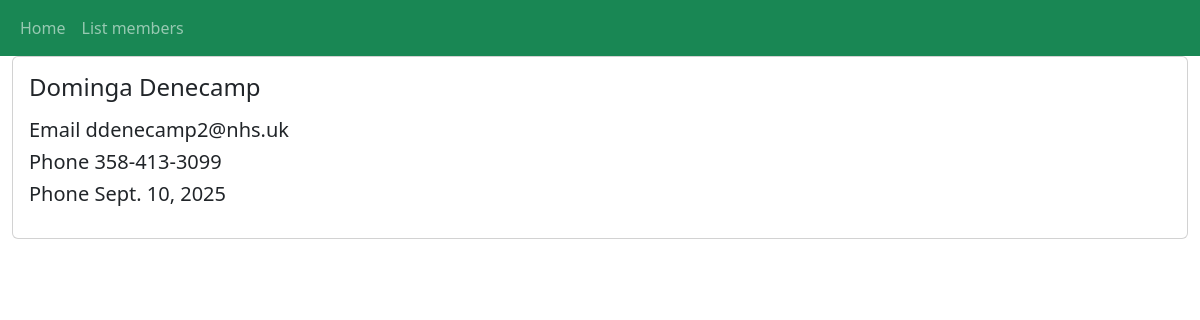
The app's page /members/details/19 with its own data.
### members/models.py (models this page shows, shortened)
class Member(models.Model):
    fname = models.CharField(max_length=255, verbose_name="Firstname")
    lname = models.CharField(max_length=255, verbose_name="Lastname")
    email = models.CharField(null=True)
    phone = models.CharField(max_length=12, null=True)
    join_date = models.DateField(null=True,auto_now_add=True)

### members/views.py (the view)
# urls.py: path('members/details/<int:id>',views.user_details,name='details')
def user_details(request,id):
    member = Member.objects.get(id = id)
    template = loader.get_template("memberDetail.html")
    context = {
        "member":member
    }
    return HttpResponse(template.render(context,request))

### members/templates/memberDetail.html (shortened to what this page needs)
{% extends "master.html" %}
{% block content %}
<div class="row justify-content-start align-items-start g-2">
    <div class="col">
        <div class="card">
            <div class="card-body">
                <h4 class="card-title">{{member.fname}} {{member.lname}}</h4>
                <p class="card-text">
                    <h5>Email {{member.email}}</h5>
                    <h5>Phone {{member.phone}}</h5>
                    <h5>Phone {{member.join_date}}</h5>
                </p>
            </div>
        </div>
    </div>
</div>
{% endblock content %}

### records on screen
Member: fname "Dominga", lname "Denecamp", email "ddenecamp2@nhs.uk", phone "358-413-3099", join_date "Sept. 10, 2025"
